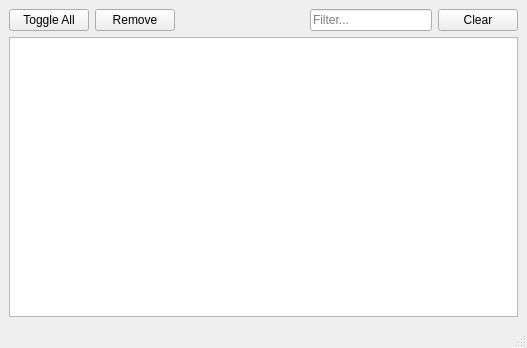
<?xml version="1.0" encoding="UTF-8"?>
<ui version="4.0">
 <class>Head</class>
 <widget class="QMainWindow" name="Head">
  <property name="geometry">
   <rect>
    <x>0</x>
    <y>0</y>
    <width>527</width>
    <height>348</height>
   </rect>
  </property>
  <property name="windowTitle">
   <string>Sword Client</string>
  </property>
  <widget class="QWidget" name="central">
   <layout class="QGridLayout" name="gridLayout">
    <item row="0" column="1">
     <widget class="QPushButton" name="remove_items">
      <property name="toolTip">
       <string>Remove Selection</string>
      </property>
      <property name="text">
       <string>Remove</string>
      </property>
      <property name="icon">
       <iconset resource="../../applications/cloud_client/main.qrc">
        <normaloff>:/edit-delete.png</normaloff>:/edit-delete.png</iconset>
      </property>
      <property name="iconSize">
       <size>
        <width>22</width>
        <height>22</height>
       </size>
      </property>
     </widget>
    </item>
    <item row="0" column="2">
     <spacer name="horizontalSpacer">
      <property name="orientation">
       <enum>Qt::Horizontal</enum>
      </property>
      <property name="sizeHint" stdset="0">
       <size>
        <width>120</width>
        <height>20</height>
       </size>
      </property>
     </spacer>
    </item>
    <item row="0" column="3">
     <widget class="QLineEdit" name="filter">
      <property name="placeholderText">
       <string>Filter...</string>
      </property>
     </widget>
    </item>
    <item row="0" column="4">
     <widget class="QPushButton" name="clear_filter">
      <property name="toolTip">
       <string>Clear Filter</string>
      </property>
      <property name="text">
       <string>Clear</string>
      </property>
      <property name="icon">
       <iconset resource="../../applications/cloud_client/main.qrc">
        <normaloff>:/edit-clear.png</normaloff>:/edit-clear.png</iconset>
      </property>
      <property name="iconSize">
       <size>
        <width>22</width>
        <height>22</height>
       </size>
      </property>
     </widget>
    </item>
    <item row="1" column="0" colspan="5">
     <widget class="QTreeView" name="items">
      <property name="alternatingRowColors">
       <bool>true</bool>
      </property>
      <property name="rootIsDecorated">
       <bool>false</bool>
      </property>
      <property name="uniformRowHeights">
       <bool>true</bool>
      </property>
      <property name="sortingEnabled">
       <bool>true</bool>
      </property>
      <property name="animated">
       <bool>true</bool>
      </property>
      <property name="allColumnsShowFocus">
       <bool>true</bool>
      </property>
     </widget>
    </item>
    <item row="0" column="0">
     <widget class="QPushButton" name="toggle_items">
      <property name="text">
       <string>Toggle All</string>
      </property>
      <property name="icon">
       <iconset resource="../../applications/cloud_client/main.qrc">
        <normaloff>:/go-down.png</normaloff>:/go-down.png</iconset>
      </property>
      <property name="iconSize">
       <size>
        <width>22</width>
        <height>22</height>
       </size>
      </property>
      <property name="checked">
       <bool>false</bool>
      </property>
     </widget>
    </item>
   </layout>
  </widget>
  <widget class="QMenuBar" name="menu">
   <property name="geometry">
    <rect>
     <x>0</x>
     <y>0</y>
     <width>527</width>
     <height>21</height>
    </rect>
   </property>
  </widget>
  <widget class="QStatusBar" name="status"/>
 </widget>
 <resources>
  <include location="../../applications/cloud_client/main.qrc"/>
 </resources>
 <connections/>
</ui>
